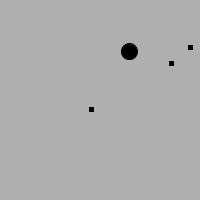
Frame 1 (no input)
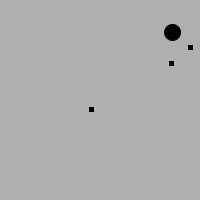
Frame 60 (the mouse pressed at the canvas centre just before this capture)
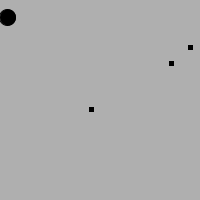
Frame 120 (the mouse held since frame 60 and released just before this capture)

The Processing sketch that drew these frames (run headless with seeded random() and noise(); from frame 60 on, the mouse is pressed at the canvas centre):

// Processing sketch: e01_dragonfly_food
// ── e01_dragonfly_food.pde
// controls movement
float DRAGONFLY_ACCELERATE_FORCE = 0.4;
float DRAGONFLY_BRAKE_FORCE = 0.4;
float DRAGONFLY_MAX_SPEED = 4;

// controls state changes
float DRAGONFLY_ACCELERATE_CHANCE = 0.04;
float DRAGONFLY_BRAKE_CHANCE = 0.03;
float DRAGONFLY_STOP_SPEED = DRAGONFLY_BRAKE_FORCE * 1.1;

// food
int FOOD_PIECES = 3;


Dragonfly df;
Food[] food;
enum DragonflyState { STOPPED, ACCELERATING, BRAKING }

void setup() {
  size(200,200);
  
  df = new Dragonfly();
  food = new Food[FOOD_PIECES];
  for (int i = 0; i < food.length; i++)
    food[i] = new Food(); 

}

void draw() {
  background(175);

  // update
  df.update();
  for (int i = 0; i < food.length; i++)
    food[i].update();

  // display
  for (int i = 0; i < food.length; i++)
    food[i].display();
  df.display();
}

class Dragonfly {
  
  PVector location;
  PVector velocity;
  PVector acceleration;
  DragonflyState state;
  
  Dragonfly() {
    location = randomPoint();
    velocity = nullVector();
    acceleration = nullVector();
    state = DragonflyState.STOPPED;
  }
  
  void update() {
    switch (state) {
      case ACCELERATING:
        _accelerate();
        _maybeBrake();
        break;
      case BRAKING:
        _brake();
        _maybeStop();
        break;
      case STOPPED:
        _maybeAccelerate();
        break;
    }
    _checkEdges();
  }
  
  void _accelerate() {
    velocity.add(acceleration);
    velocity.limit(DRAGONFLY_MAX_SPEED);
    location.add(velocity);
  }
  
  void _maybeBrake() {
    if (random(1) < DRAGONFLY_BRAKE_CHANCE) {
      acceleration.rotate(PI);
      acceleration.setMag(DRAGONFLY_BRAKE_FORCE);
      state = DragonflyState.BRAKING;
    }
  }
  
  void _brake() {
    velocity.add(acceleration); // let`s hope that the accleration is opposite to the velocity =D
    location.add(velocity);
  }
  
  void _maybeStop() {
    // stop if speed is too low
    if (velocity.mag() < DRAGONFLY_STOP_SPEED) {
      acceleration = nullVector();
      state = DragonflyState.STOPPED;
    }
  }
  
  void _maybeAccelerate() {
    if (random(1) < DRAGONFLY_ACCELERATE_CHANCE) {
      acceleration = PVector.random2D();
      acceleration.mult(DRAGONFLY_ACCELERATE_FORCE);
      state = DragonflyState.ACCELERATING;
    }
  }
  
  void display() {
    ellipse(location.x,location.y,16,16);
  }
  
  void _checkEdges() {
    // horizontal
    if (location.x < 0) location.x = width;
    if (location.x > width) location.x = 0;
    
    // vertical
    if (location.y < 0) location.y = height;
    if (location.y > height) location.y = 0;
  }
}

class Food {
  
  PVector location;
  
  Food() {
    location = new PVector(random(0,width),random(0,height));
  }
  
  void update() {
    float distance = PVector.sub(location,df.location).mag();
    if (df.state == DragonflyState.STOPPED && distance < 3)
      // eaten: choose new location
      location = new PVector(random(0,width),random(0,height));
  }
  
  void display() {
    rectMode(CENTER);
    stroke(0);
    fill(0);
    rect(location.x,location.y,4,4);
  }
}

PVector randomPoint() {
  return new PVector(random(0,width),random(0,height));
}

PVector nullVector() {
  return new PVector(0,0);
}
